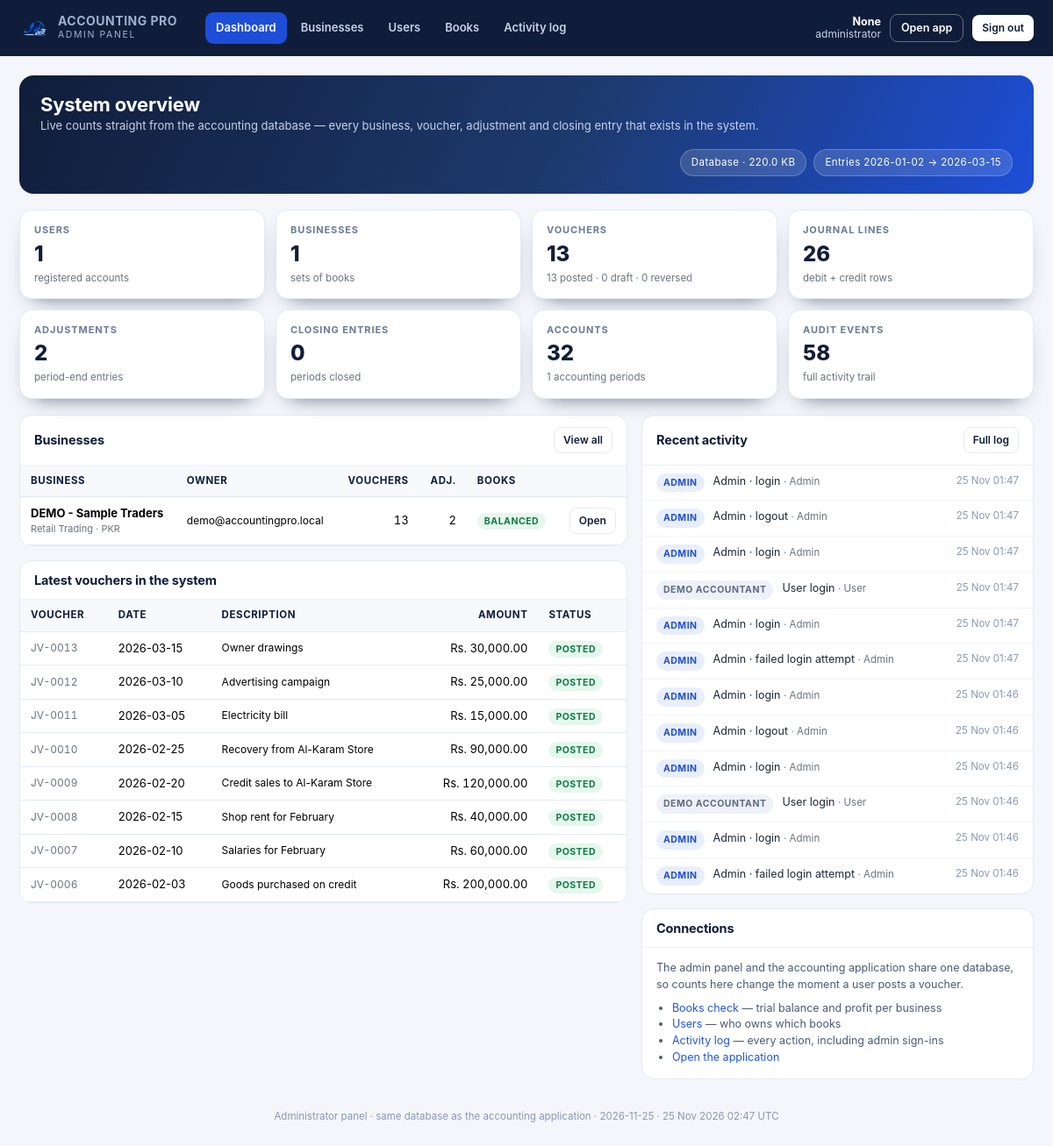
/admin (signed in), run on the app's committed database.
### models.py (models this page shows, shortened)
class Business(db.Model):
    __tablename__ = "businesses"
    id = db.Column(Integer, primary_key=True)
    user_id = db.Column(Integer, ForeignKey("users.id", ondelete="CASCADE"),
                        nullable=False, index=True)
    name = db.Column(String(190), nullable=False)
    logo = db.Column(String(255))
    owner_name = db.Column(String(150))
    address = db.Column(Text)
    phone = db.Column(String(50))
    email = db.Column(String(190))
    business_type = db.Column(String(100))
    currency = db.Column(String(8), default="PKR", nullable=False)
    fy_start = db.Column(Date, default=lambda: date(2026, 1, 1), nullable=False)
    fy_end = db.Column(Date, default=lambda: date(2026, 3, 31), nullable=False)
    accounting_method = db.Column(String(20), default="Accrual", nullable=False)
    description = db.Column(Text)
    created_at = db.Column(DateTime, default=datetime.utcnow, nullable=False)
    updated_at = db.Column(DateTime, default=datetime.utcnow, onupdate=datetime.utcnow)
    user = relationship("User", back_populates="businesses")
    periods = relationship("AccountingPeriod", back_populates="business",
                           cascade="all, delete-orphan")
    accounts = relationship("Account", back_populates="business",
                            cascade="all, delete-orphan")
    def active_period(self):
        for p in self.periods:
            if p.is_active:
                return p
        return self.periods[0] if self.periods else None

class User(db.Model):
    __tablename__ = "users"
    id = db.Column(Integer, primary_key=True)
    name = db.Column(String(120), nullable=False)
    email = db.Column(String(190), nullable=False, unique=True, index=True)
    password_hash = db.Column(String(255), nullable=False)
    is_active = db.Column(Boolean, default=True, nullable=False)
    reset_token = db.Column(String(120), index=True)
    reset_expires = db.Column(DateTime)
    last_login = db.Column(DateTime)
    created_at = db.Column(DateTime, default=datetime.utcnow, nullable=False)
    businesses = relationship("Business", back_populates="user",
                              cascade="all, delete-orphan")
    settings = relationship("UserSettings", back_populates="user", uselist=False,
                            cascade="all, delete-orphan")

class JournalEntry(db.Model):
    __tablename__ = "journal_entries"
    __table_args__ = (
        UniqueConstraint("business_id", "voucher_no", name="uq_voucher_no"),
        Index("ix_entry_business_date", "business_id", "entry_date"),
    )
    id = db.Column(Integer, primary_key=True)
    business_id = db.Column(Integer, ForeignKey("businesses.id", ondelete="CASCADE"),
                            nullable=False, index=True)
    period_id = db.Column(Integer, ForeignKey("accounting_periods.id", ondelete="SET NULL"))
    voucher_no = db.Column(String(40), nullable=False)
    entry_date = db.Column(Date, nullable=False)
    entry_type = db.Column(String(40), default="General Journal", nullable=False)
    description = db.Column(String(255))
    narration = db.Column(Text)
    reference = db.Column(String(80))
    attachment = db.Column(String(255))
    status = db.Column(String(20), default="draft", nullable=False, index=True)
    reversal_of_id = db.Column(Integer, ForeignKey("journal_entries.id", ondelete="SET NULL"))
    total_debit = db.Column(Money, default=ZERO, nullable=False)
    total_credit = db.Column(Money, default=ZERO, nullable=False)
    created_by = db.Column(Integer, ForeignKey("users.id", ondelete="SET NULL"))
    created_at = db.Column(DateTime, default=datetime.utcnow, nullable=False)
    posted_at = db.Column(DateTime)
    lines = relationship("JournalLine", back_populates="entry",
                         cascade="all, delete-orphan", order_by="JournalLine.id")
    reversal_of = relationship("JournalEntry", remote_side=[id], foreign_keys=[reversal_of_id])

class AuditLog(db.Model):
    __tablename__ = "audit_logs"
    __table_args__ = (Index("ix_audit_user_time", "user_id", "created_at"),)
    id = db.Column(Integer, primary_key=True)
    user_id = db.Column(Integer, ForeignKey("users.id", ondelete="SET NULL"))
    business_id = db.Column(Integer, ForeignKey("businesses.id", ondelete="SET NULL"))
    action = db.Column(String(60), nullable=False)
    record_type = db.Column(String(60))
    record_id = db.Column(Integer)
    previous_values = db.Column(Text)
    new_values = db.Column(Text)
    ip_address = db.Column(String(60))
    created_at = db.Column(DateTime, default=datetime.utcnow, nullable=False, index=True)

### admin_panel.py (the view)
    @app.route("/admin")
    @admin_required
    def admin_dashboard():
        stats = _overview()
        rows = _business_rows()
        for row in rows:
            row["books"] = _check_books(row["business"].id)
        recent_events = (AuditLog.query.order_by(AuditLog.created_at.desc())
                         .limit(12).all())
        recent_vouchers = (JournalEntry.query.order_by(JournalEntry.created_at.desc())
                           .limit(8).all())
        owners = {u.id: u for u in User.query.all()}
        return render_template("admin/dashboard.html", stats=stats, rows=rows,
                               recent_events=recent_events,
                               recent_vouchers=recent_vouchers, owners=owners,
                               db_size=_db_size(),
                               now=datetime.utcnow(),
                               today=date.today())

### templates/admin/dashboard.html (shortened to what this page needs)
{% extends 'admin/base.html' %}
{% block content %}
<div class="adm-hero">
  <div>
    <h1>System overview</h1>
    <p>Live counts straight from the accounting database — every business, voucher,
       adjustment and closing entry that exists in the system.</p>
  </div>
  <div class="ms-auto d-flex gap-2 flex-wrap">
    <span class="pill">Database · {{ db_size }}</span>
    <span class="pill">Entries {{ stats.first_entry or '—' }} → {{ stats.last_entry or '—' }}</span>
  </div>
</div>
<div class="kpi-grid">
  <div class="kpi"><span>Users</span><strong>{{ stats.users }}</strong><small>registered accounts</small></div>
  <div class="kpi"><span>Businesses</span><strong>{{ stats.businesses }}</strong><small>sets of books</small></div>
  <div class="kpi"><span>Vouchers</span><strong>{{ stats.vouchers }}</strong>
    <small>{{ stats.posted }} posted · {{ stats.drafts }} draft · {{ stats.reversed }} reversed</small></div>
  <div class="kpi"><span>Journal lines</span><strong>{{ stats.lines }}</strong><small>debit + credit rows</small></div>
  <div class="kpi"><span>Adjustments</span><strong>{{ stats.adjustments }}</strong><small>period-end entries</small></div>
  <div class="kpi"><span>Closing entries</span><strong>{{ stats.closings }}</strong><small>periods closed</small></div>
  <div class="kpi"><span>Accounts</span><strong>{{ stats.accounts }}</strong><small>{{ stats.periods }} accounting periods</small></div>
  <div class="kpi"><span>Audit events</span><strong>{{ stats.events }}</strong><small>full activity trail</small></div>
</div>
<div class="adm-grid">
  <div>
    <section class="adm-card">
      <header><h3>Businesses</h3>
        <a class="btn btn-sm btn-ghost" href="{{ url_for('admin_businesses') }}">View all</a></header>
      <div class="body flush">
        <div class="table-wrap">
          <table class="table align-middle mb-0">
            <thead><tr><th>Business</th><th>Owner</th><th class="text-end">Vouchers</th>
              <th class="text-end">Adj.</th><th>Books</th><th></th></tr></thead>
            <tbody>
            {% for r in rows[:8] %}
              <tr>
                <td><strong>{{ r.business.name }}</strong>
                  <div class="hint" style="font-size:11px">{{ r.business.business_type or '—' }} · {{ r.business.currency }}</div></td>
                <td class="hint" style="font-size:12px">{{ r.owner.email if r.owner else '—' }}</td>
                <td class="num">{{ r.vouchers }}</td>
                <td class="num">{{ r.adjustments }}</td>
                <td>
                  {% if r.books and r.books.balanced %}<span class="adm-tag ok">Balanced</span>
                  {% elif r.books %}<span class="adm-tag bad">Difference</span>
                  {% else %}<span class="adm-tag muted">—</span>{% endif %}
                </td>
                <td class="text-end"><a class="btn btn-sm btn-ghost"
                   href="{{ url_for('admin_business_detail', business_id=r.business.id) }}">Open</a></td>
              </tr>
            {% else %}
              <tr><td colspan="6" class="hint">No businesses have been created yet.</td></tr>
            {% endfor %}
            </tbody>
          </table>
        </div>
      </div>
    </section>
    <section class="adm-card">
      <header><h3>Latest vouchers in the system</h3></header>
      <div class="body flush">
        <div class="table-wrap">
          <table class="table align-middle mb-0">
            <thead><tr><th>Voucher</th><th>Date</th><th>Description</th>
              <th class="text-end">Amount</th><th>Status</th></tr></thead>
            <tbody>
            {% for v in recent_vouchers %}
              <tr>
                <td class="code">{{ v.voucher_no }}</td>
                <td>{{ v.entry_date }}</td>
                <td class="hint" style="font-size:12px">{{ (v.description or v.entry_type)|truncate(46) }}</td>
                <td class="num">{{ v.total_debit|rs }}</td>
                <td><span class="adm-tag {{ 'ok' if v.status == 'posted' else ('info' if v.status == 'draft' else 'muted') }}">{{ v.status }}</span></td>
              </tr>
            {% else %}
              <tr><td colspan="5" class="hint">No vouchers yet.</td></tr>
            {% endfor %}
            </tbody>
          </table>
        </div>
      </div>
    </section>
  </div>
  <div>
    <section class="adm-card">
      <header><h3>Recent activity</h3>
        <a class="btn btn-sm btn-ghost" href="{{ url_for('admin_activity') }}">Full log</a></header>
      <div class="body flush">
        <ul class="adm-list">
          {% for e in recent_events %}
            {% set ev_user = owners.get(e.user_id) %}
            <li>
              <span class="adm-tag {{ 'info' if e.action.startswith('Admin') else 'muted' }}">
                {{ 'admin' if e.action.startswith('Admin') else (ev_user.name if ev_user else 'system') }}</span>
              <span>{{ e.action }}
                {% if e.record_type %}<span class="hint">· {{ e.record_type }}</span>{% endif %}</span>
              <span class="when">{{ e.created_at.strftime('%d %b %H:%M') }}</span>
            </li>
          {% else %}
            <li class="hint">No activity recorded yet.</li>
          {% endfor %}
        </ul>
      </div>
    </section>
    <section class="adm-card">
      <header><h3>Connections</h3></header>
      <div class="body" style="font-size:12.5px;color:#4b5b78">
        <p class="mb-2">The admin panel and the accounting application share one
          database, so counts here change the moment a user posts a voucher.</p>
        <ul style="padding-left:18px;margin:0">
          <li><a href="{{ url_for('admin_reports') }}">Books check</a> — trial balance and profit per business</li>
          <li><a href="{{ url_for('admin_users') }}">Users</a> — who owns which books</li>
          <li><a href="{{ url_for('admin_activity') }}">Activity log</a> — every action, including admin sign-ins</li>
          <li><a href="{{ url_for('index') }}" target="_blank" rel="noopener">Open the application</a></li>
        </ul>
      </div>
    </section>
  </div>
</div>
{% endblock %}

### data on the page
Business: business.name "DEMO - Sample Traders", business "Retail Trading", business.currency "PKR"
User: owner "demo@accountingpro.local"
JournalEntry: voucher_no "JV-0013", entry_date "2026-03-15", description "Owner drawings", total_debit|rs "Rs. 30,000.00", status "POSTED"
JournalEntry: voucher_no "JV-0012", entry_date "2026-03-10", description "Advertising campaign", total_debit|rs "Rs. 25,000.00", status "POSTED"
JournalEntry: voucher_no "JV-0011", entry_date "2026-03-05", description "Electricity bill", total_debit|rs "Rs. 15,000.00", status "POSTED"
JournalEntry: voucher_no "JV-0010", entry_date "2026-02-25", description "Recovery from Al-Karam Store", total_debit|rs "Rs. 90,000.00", status "POSTED"
JournalEntry: voucher_no "JV-0009", entry_date "2026-02-20", description "Credit sales to Al-Karam Store", total_debit|rs "Rs. 120,000.00", status "POSTED"
JournalEntry: voucher_no "JV-0008", entry_date "2026-02-15", description "Shop rent for February", total_debit|rs "Rs. 40,000.00", status "POSTED"
JournalEntry: voucher_no "JV-0007", entry_date "2026-02-10", description "Salaries for February", total_debit|rs "Rs. 60,000.00", status "POSTED"
JournalEntry: voucher_no "JV-0006", entry_date "2026-02-03", description "Goods purchased on credit", total_debit|rs "Rs. 200,000.00", status "POSTED"
AuditLog: action "ADMIN", action "Admin · login", record_type "Admin", created_at "25 Nov 01:47"
AuditLog: action "ADMIN", action "Admin · logout", record_type "Admin", created_at "25 Nov 01:47"
AuditLog: action "ADMIN", action "Admin · login", record_type "Admin", created_at "25 Nov 01:47"
AuditLog: action.name "DEMO ACCOUNTANT", action "User login", record_type "User", created_at "25 Nov 01:47"
AuditLog: action "ADMIN", action "Admin · login", record_type "Admin", created_at "25 Nov 01:47"
AuditLog: action "ADMIN", action "Admin · failed login attempt", record_type "Admin", created_at "25 Nov 01:47"
AuditLog: action "ADMIN", action "Admin · login", record_type "Admin", created_at "25 Nov 01:46"
AuditLog: action "ADMIN", action "Admin · logout", record_type "Admin", created_at "25 Nov 01:46"
AuditLog: action "ADMIN", action "Admin · login", record_type "Admin", created_at "25 Nov 01:46"
AuditLog: action.name "DEMO ACCOUNTANT", action "User login", record_type "User", created_at "25 Nov 01:46"
AuditLog: action "ADMIN", action "Admin · login", record_type "Admin", created_at "25 Nov 01:46"
AuditLog: action "ADMIN", action "Admin · failed login attempt", record_type "Admin", created_at "25 Nov 01:46"

### other printed values
{{ session.get('admin_email') }} "None"
{{ db_size }} "220.0 KB"
{{ stats.first_entry or '—' }} "2026-01-02"
{{ stats.last_entry or '—' }} "2026-03-15"
{{ stats.users }} "1"
{{ stats.businesses }} "1"
{{ stats.vouchers }} "13"
{{ stats.posted }} "13"
{{ stats.drafts }} "0"
{{ stats.reversed }} "0"
{{ stats.lines }} "26"
{{ stats.adjustments }} "2"
{{ stats.closings }} "0"
{{ stats.accounts }} "32"
{{ stats.periods }} "1"
